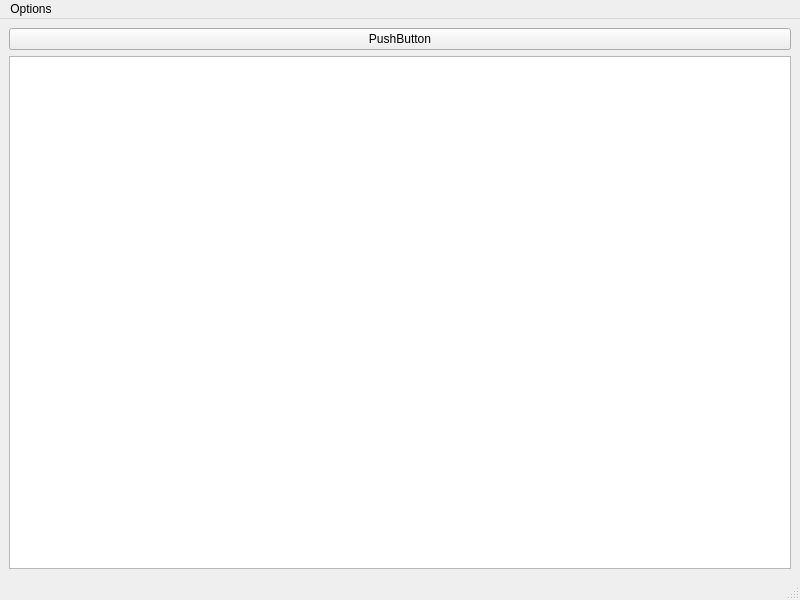
<?xml version="1.0" encoding="UTF-8"?>
<ui version="4.0">
 <class>MainWindow</class>
 <widget class="QMainWindow" name="MainWindow">
  <property name="geometry">
   <rect>
    <x>0</x>
    <y>0</y>
    <width>800</width>
    <height>600</height>
   </rect>
  </property>
  <property name="windowTitle">
   <string>MainWindow</string>
  </property>
  <widget class="QWidget" name="centralwidget">
   <layout class="QGridLayout" name="gridLayout">
    <item row="0" column="0">
     <widget class="QPushButton" name="addNewRecipeButton">
      <property name="text">
       <string>PushButton</string>
      </property>
     </widget>
    </item>
    <item row="1" column="0">
     <widget class="QListWidget" name="recipeListWidget"/>
    </item>
   </layout>
  </widget>
  <widget class="QMenuBar" name="menubar">
   <property name="geometry">
    <rect>
     <x>0</x>
     <y>0</y>
     <width>800</width>
     <height>21</height>
    </rect>
   </property>
   <widget class="QMenu" name="menuOptions">
    <property name="title">
     <string>Options</string>
    </property>
    <addaction name="actionSettings"/>
    <addaction name="actionQuite"/>
   </widget>
   <addaction name="menuOptions"/>
  </widget>
  <widget class="QStatusBar" name="statusbar"/>
  <action name="actionSettings">
   <property name="text">
    <string>Settings</string>
   </property>
  </action>
  <action name="actionQuite">
   <property name="text">
    <string>Quite</string>
   </property>
  </action>
 </widget>
 <resources/>
 <connections/>
</ui>
